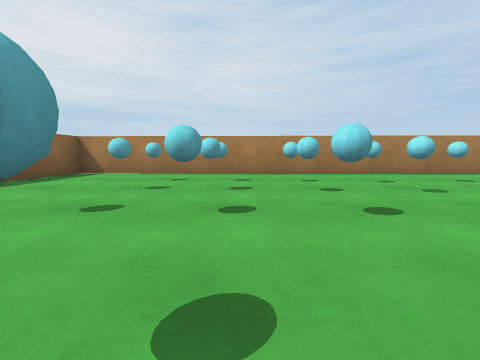
View 1 (above)

14 first-person views from a walk through a scene from a Unity 3-D project. The camera is 0.51 m above the floor, tilts 6° down and sees 90° across. Doors are open. The floor is counted in squares, 1 m on a side. Each view is taken from the middle of a square. On the plan, view 1 faces up. The plan holds only what a view shows up to about 9 squares ahead; the rest is blank. The place goes on beyond the plan. The player character is not drawn.

View 2
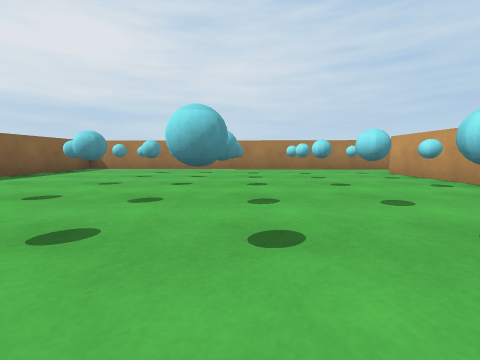

View 3
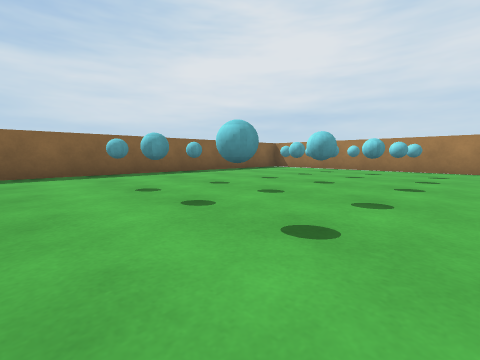

View 4
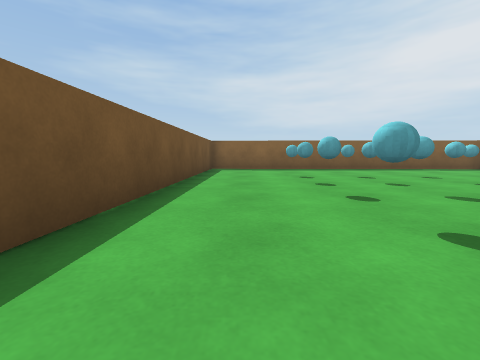

View 5
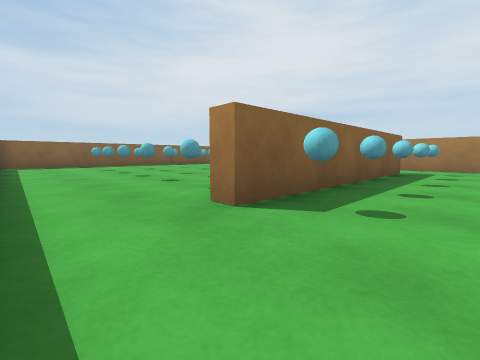

View 6
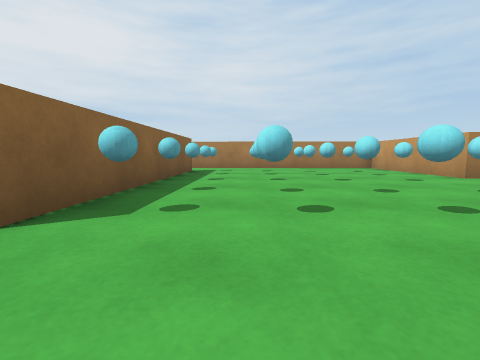

View 7
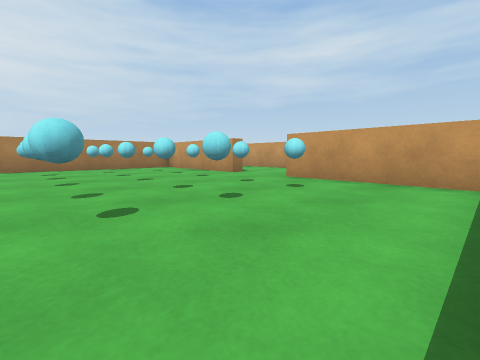

View 8
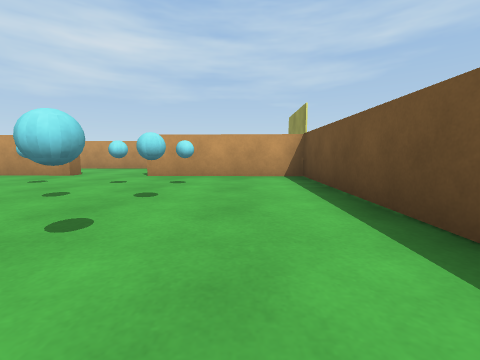

View 9
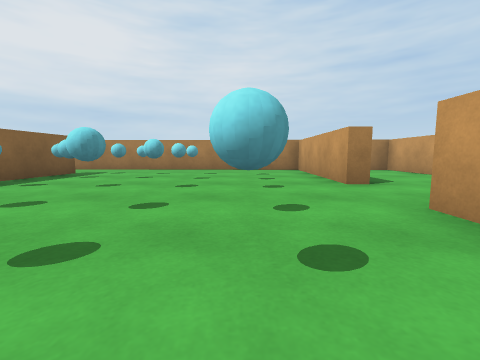

View 10
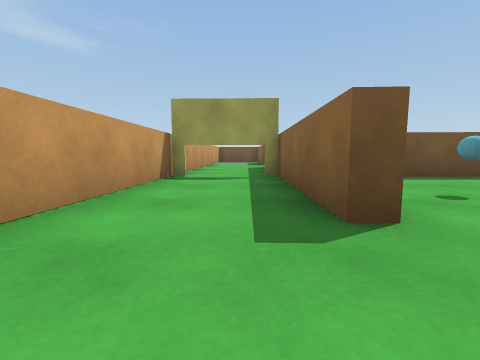

View 11
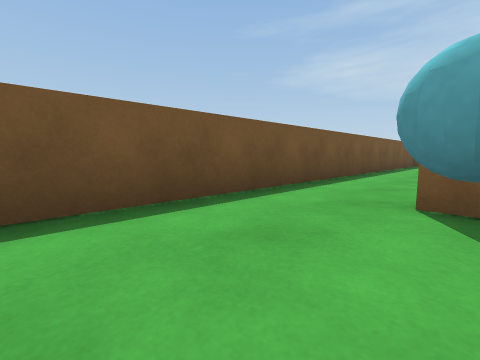

View 12
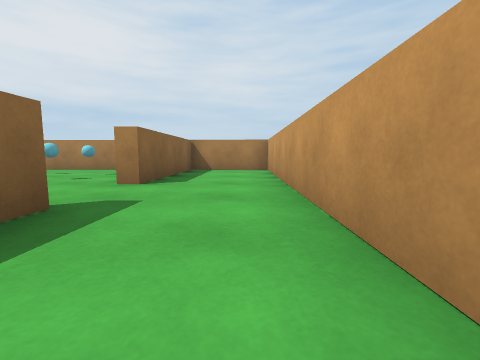

View 13
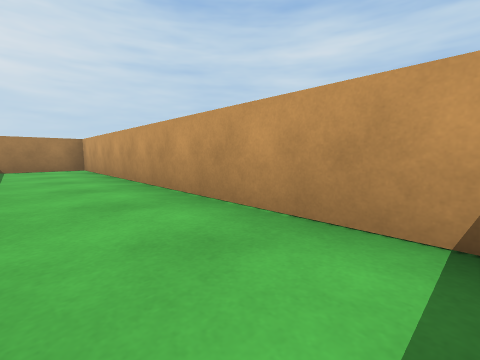

View 14
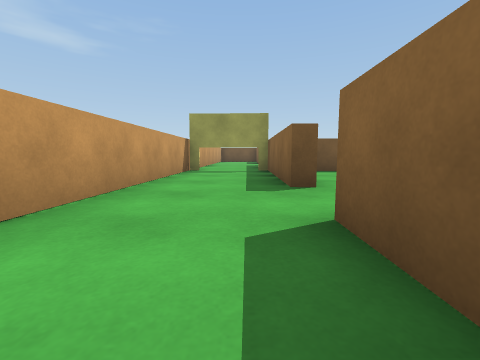

### Floor plan
Points are (right, up) in squares from view 1. A wall is a line through its corners. A room is listed if a view was taken in it or the views show most of it. See-through windows are left out.
Room 1 (views 1, 2, 3, 4)
walls: (5, 1.9) (5.1, 4.7); (4.5, 6.3) (-4.4, 6.6) (-4.7, -3) (4.5, -3.3)
ways out: opening at (5, -2.5) to room 2; opening at (5, 5.5) to room 2
objects: cyan orb (-2, -1); cyan orb (-2, 1); cyan orb (-2, 2); cyan orb (-2, 3); cyan orb (-2, 5); cyan orb (-1, -1); cyan orb (-1, 0); cyan orb (0, 2); cyan orb (0, 3); other object (0, 5); cyan orb (1, -1); cyan orb (1, 0); cyan orb (1, 2); cyan orb (1, 3); cyan orb (1, 4); cyan orb (2, -1); cyan orb (2, 0); cyan orb (2, 2); cyan orb (2, 3); cyan orb (2, 4); cyan orb (4, -1); cyan orb (4, 2); cyan orb (4, 4)
Room 2 (views 5, 6, 7, 8, 9, 11)
walls: (11.9, 2.2) (12, 6.1) (4.5, 6.3); (5.5, 4.7) (5.3, -1.4) (4.9, -1.4); (4.5, -3.3) (11.7, -3.5) (11.8, 0.2)
ways out: opening at (5, -2.5) to room 1; opening at (5, 5.5) to room 1; opening at (12, 1.5) to room 3
objects: cyan orb (6, -1); cyan orb (6, 0); cyan orb (6, 2); cyan orb (6, 3); other object (6, 4); cyan orb (7, -1); cyan orb (7, 0); cyan orb (7, 2); cyan orb (7, 3); other object (7, 4); cyan orb (9, -1); cyan orb (9, 0); cyan orb (9, 2); cyan orb (9, 3); other object (9, 4); cyan orb (10, -1); cyan orb (10, 0); cyan orb (10, 2); cyan orb (10, 3); other object (10, 4)
Room 3 (views 10, 12, 13, 14)
walls: (11.8, 0.2) (12.2, 0.2) (12.1, -4); (12.1, -3.5) (14.7, -3.6); (14.6, -4) (14.9, 6) (12.4, 6.1) (12.3, 2.1) (11.9, 2.2)
ways out: opening at (12, 1.5) to room 2; open door at (13.5, -4)

Positions as (right, up) in squares from view 1, and headings:
1: (0, 0), facing up
2: (1, -2), facing up
3: (2, -2), facing up-left
4: (4, -2), facing left
5: (7, -3), facing up-left
6: (7, -3), facing up
7: (7, -3), facing up-right
8: (6, -2), facing right
9: (10, -2), facing up
10: (13, 2), facing down
11: (8, -1), facing down-left
12: (14, -2), facing up
13: (13, -3), facing up-right
14: (13, 4), facing down
